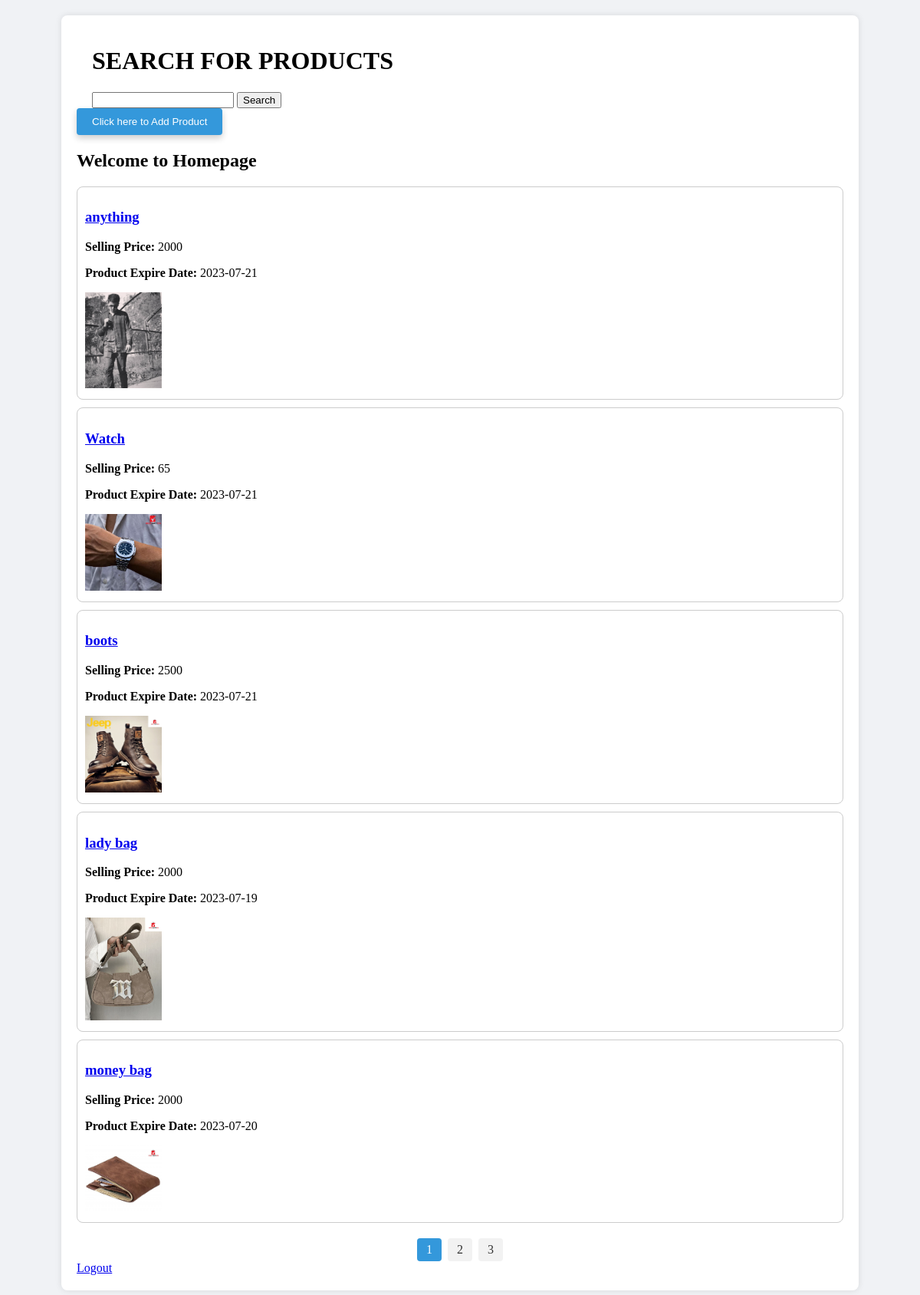
The page /HomePage.php (signed in) on the database its author committed.
### tables this page shows
CREATE TABLE `product_info` (
  `ID` int(11) NOT NULL,
  `productName` varchar(40) NOT NULL,
  `buyingPrice` int(11) NOT NULL,
  `sellingPrice` int(11) NOT NULL,
  `productExpiredate` date NOT NULL,
  `image` text NOT NULL
);

### model/model.php (called while the page is built, shortened)
<?php
function showAllproducts(){
	$conn = db_conn();
    $selectQuery = 'SELECT * FROM `product_info` ';
    try{
        $stmt = $conn->query($selectQuery);
    }catch(PDOException $e){
        echo $e->getMessage();
    }
    $rows = $stmt->fetchAll(PDO::FETCH_ASSOC);
    return $rows;
}

### controller/product_info.php (called while the page is built, shortened)
<?php
require_once ('model/model.php');
function fetchAllproducts(){
	return showAllproducts();
}
?>

### HomePage.php (the view, shortened to what this page needs)
<?php
include_once "controller/product_info.php";
$products = fetchAllproducts();
$itemsPerPage = 5;
$totalItems = count($products);
$totalPages = ceil($totalItems / $itemsPerPage);
$currentPage = isset($_GET['page']) ? $_GET['page'] : 1;
$startItem = ($currentPage - 1) * $itemsPerPage;
$visibleProducts = array_slice($products, $startItem, $itemsPerPage);
?>
<!DOCTYPE html>
<html>
<head>
</head>
<body>
    <div class="content-container">
        <div class="search-bar">
            <?php include "search_product.php"; ?>
        </div>
        <div>
        <button id="addProductButton">Click here to Add Product</button><div/>
        <h2>Welcome to Homepage</h2>
        <?php
        foreach ($visibleProducts as $product) {
            echo '<div class="product-item">';
            echo '<h3><a href="show_product.php?id=' . $product['ID'] . '">' . $product['productName'] . '</a></h3>';
            echo '<p><strong>Selling Price:</strong> ' . $product['sellingPrice'] . '</p>';
            echo '<p><strong>Product Expire Date:</strong> ' . $product['productExpiredate'] . '</p>';
            echo '<div class="product-image"><img width="100%" src="uploads/' . $product['image'] . '" alt="' . $product['productName'] . '"></div>';
            echo '</div>';
        }
        ?>
        <div class="pagination">
            <?php for ($i = 1; $i <= $totalPages; $i++) {
                echo '<a href="?page=' . $i . '" class="' . ($i == $currentPage ? 'active' : '') . '">' . $i . '</a>';
            } ?>
        </div>
    </div>
      </div>
    <a href="HomePageLogOut.php">Logout</a>
</body>
</html>

### HomePage.php (style rules this page uses)
body { display: flex; justify-content: center; align-items: center; min-height: 100vh; margin: 0; background-color: #f0f2f5; }
.content-container { max-width: 1000px; width: 100%; background-color: #ffffff; border-radius: 8px; box-shadow: 0px 0px 8px rgba(0, 0, 0, 0.1); padding: 20px; margin: 20px; }
.product-item { border: 1px solid #ccc; padding: 10px; margin-bottom: 10px; border-radius: 8px; }
.product-image { max-width: 100px; margin-right: 10px; }
.pagination { display: flex; justify-content: center; margin-top: 20px; }
.pagination a { display: inline-block; padding: 6px 12px; margin: 0 4px; text-align: center; background-color: #f2f2f2; color: #333; border-radius: 4px; text-decoration: none; }
.pagination a.active { background-color: #3498db; color: white; }
.search-bar { margin-top: 20px; margin-left: 20px; }
#addProductButton { background-color: #3498db; color: white; padding: 10px 20px; border: none; border-radius: 4px; cursor: pointer; box-shadow: 0px 4px 8px rgba(0, 0, 0, 0.2); transition: box-shadow 0.3s; align-self: flex-end; margin-top: auto; }

### rows shown on the page
product_info: productName "anything", sellingPrice "2000", productExpiredate "2023-07-21", image (picture)
product_info: productName "Watch", sellingPrice "65", productExpiredate "2023-07-21", image (picture)
product_info: productName "boots", sellingPrice "2500", productExpiredate "2023-07-21", image (picture)
product_info: productName "lady bag", sellingPrice "2000", productExpiredate "2023-07-19", image (picture)
product_info: productName "money bag", sellingPrice "2000", productExpiredate "2023-07-20", image (picture)
